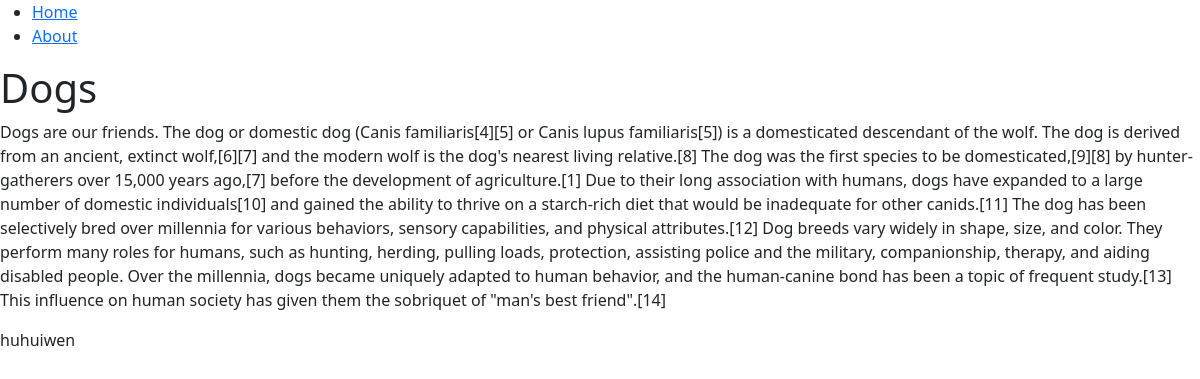
The page /dogs on the database its author committed.
### blog/models.py (models this page shows, shortened)
class Post(models.Model):
    title = models.CharField(max_length=200)
    content = models.TextField()
    date_created = models.DateField(auto_now=True)
    slug = models.SlugField(max_length=200, unique= True)
    author = models.ForeignKey(to = User, on_delete = models.CASCADE)
    status = models.IntegerField(choices = STATUS, default=0)

### blog/views.py (the view)
# urls.py: path('<slug:slug>', views.BlogView.as_view(), name='blog_view'),
class BlogView(generic.DetailView): # pass the data get from the model and pass them to templates
    model = Post
    template_name = 'blog.html'

### templates/blog.html
{% extends 'base.html' %}
{% block content %}
    <h1>{{object.title}}</h1>
    <p>{{object.content}}</p>
    <p>{{object.author}}</p>
{% endblock content %}

### rows shown on the page
Post: title "Dogs", content "Dogs are our friends. The dog or domestic dog (Canis familiaris[4][5] or Canis lupus familiaris[5]) is a domesticated descendant of the wolf. The dog is derived from an ancient, extinct wolf,[6][7] and the modern wolf is the dog's nearest living relative.[8] The dog was the first species to be domesticated,[9][8] by hunter-gatherers over 15,000 years ago,[7] before the development of agriculture.[1] Due to their long association with humans, dogs have expanded to a large number of domestic individuals[10] and gained the ability to thrive on a starch-rich diet that would be inadequate for other canids.[11] The dog has been selectively bred over millennia for various behaviors, sensory…", author "huhuiwen"
